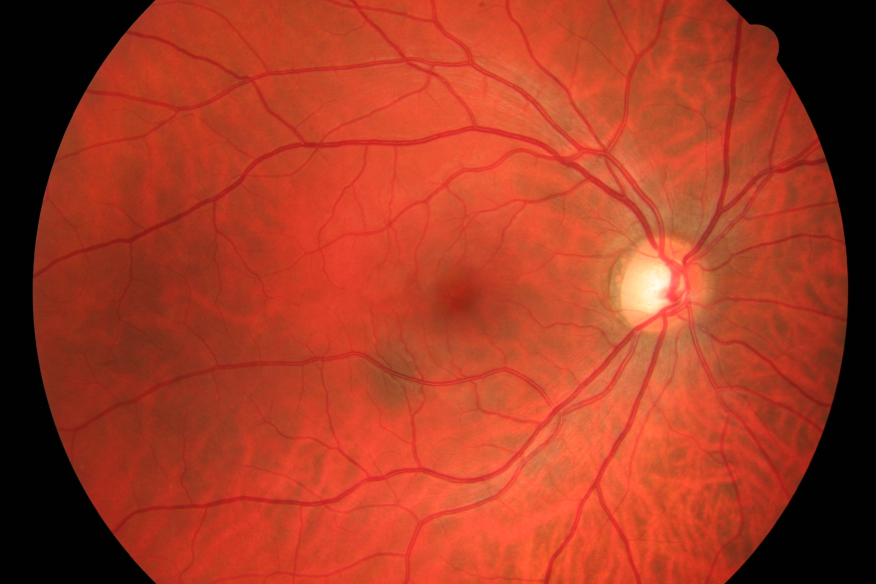
#> input picture Resized/healthy/Resized01_h.jpg, 1752 x 1168 px, given in place of Resized11_h.jpg, which was not available (shown at 1/2 size)
$ python imgPrcs.py
#> lines starting #> are read from the running program, lines starting #| are printed output that depends on the picture; after the words box and inside, x2 and y2 are one past the last pixel; in counts of white or black regions, pixels touching at a corner belong together; pictures that were not available may be replaced by others from this repository, and a replacement may not be noted
import cv2
import numpy as np


healthyFolder = 'Resized/healthy/'
files = ['Resized11_h', 'Resized12_h', 'Resized13_h', 'Resized14_h', 'Resized15_h']

for file in files:
    image = cv2.imread(healthyFolder + file + '.jpg')
#> image is the input picture: shape (1168, 1752, 3); mean B, G, R 35.3, 58.2, 165.5
    b, g, r = cv2.split(image)
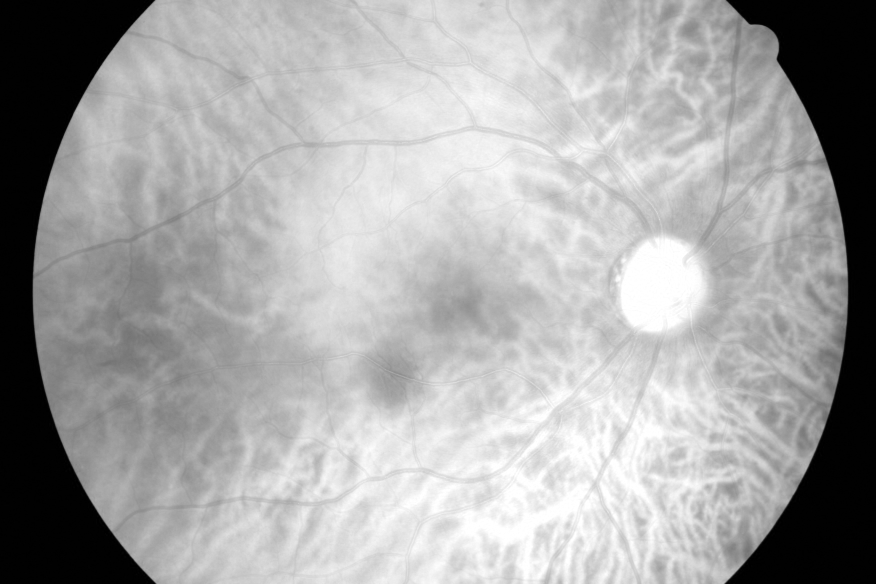
#> r: shape (1168, 1752) (shown at 1/2 size); min 0, max 255, mean 165.5
    clahe = cv2.createCLAHE(clipLimit=2.0, tileGridSize=(8, 8))
    enhanced = clahe.apply(g)
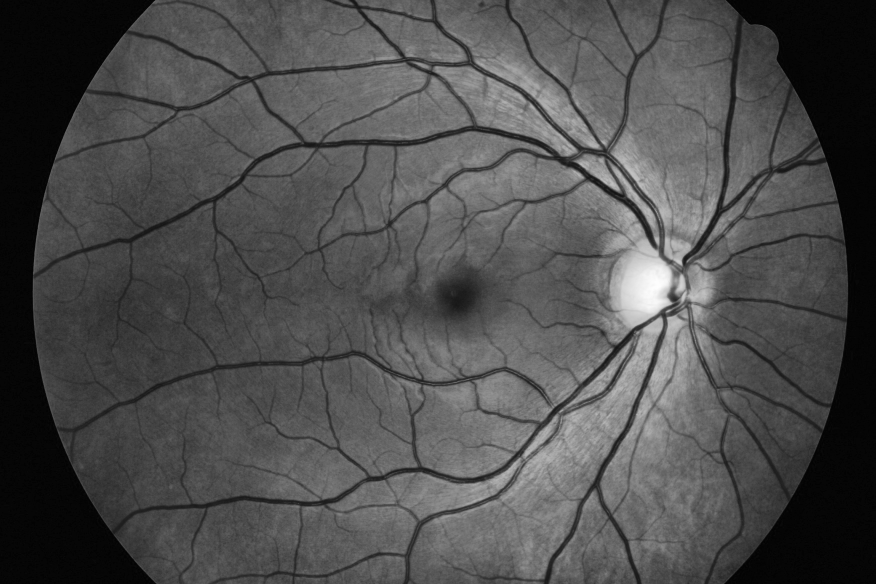
#> enhanced: shape (1168, 1752) (shown at 1/2 size); min 3, max 254, mean 77.3
    cv2.imwrite('results/' + file + '/Clahe.jpg', enhanced)
    image_enhanced = cv2.equalizeHist(enhanced)
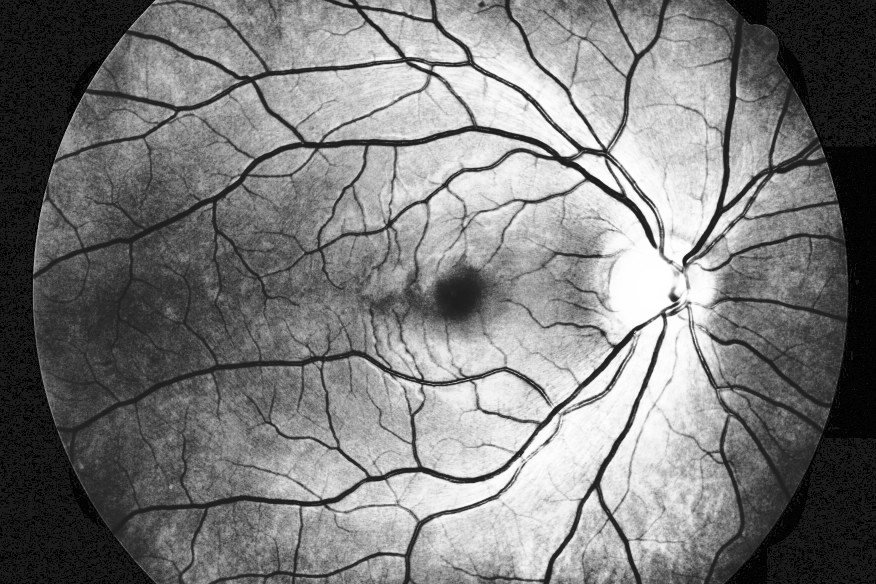
#> image_enhanced: shape (1168, 1752) (shown at 1/2 size); min 0, max 255, mean 123.4
    cv2.imwrite('results/' + file + '/Equalized.jpg', image_enhanced)
    tophat1 = cv2.morphologyEx(image_enhanced, cv2.MORPH_BLACKHAT, cv2.getStructuringElement(cv2.MORPH_ELLIPSE, (17, 17)))
    tophat2 = cv2.morphologyEx(enhanced, cv2.MORPH_BLACKHAT, cv2.getStructuringElement(cv2.MORPH_ELLIPSE, (27, 27)))
    cv2.imwrite('results/' + file + '/Tophat1.jpg', tophat1)
    cv2.imwrite('results/' + file + '/Tophat2.jpg', tophat2)
    dd1 = clahe.apply(tophat1)
    dd2 = clahe.apply(tophat2)
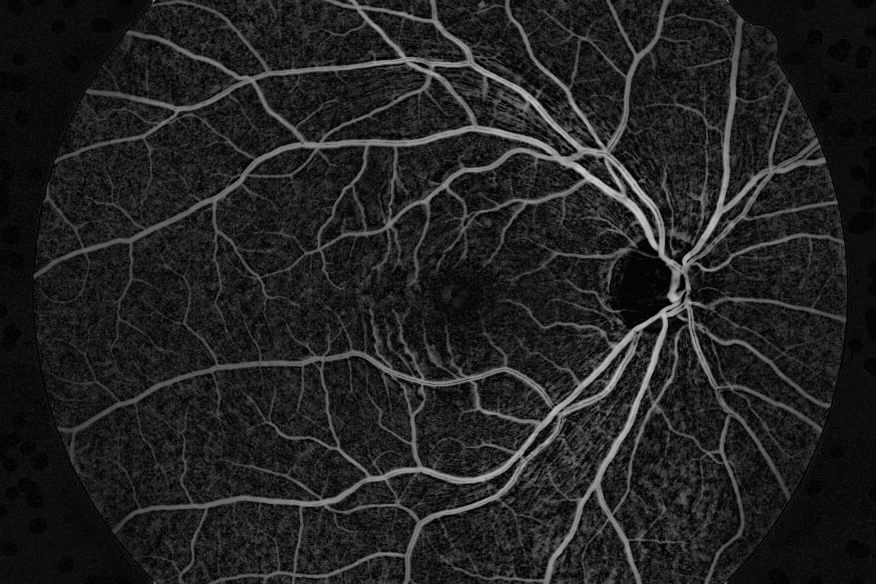
#> dd2: shape (1168, 1752) (shown at 1/2 size); min 2, max 205, mean 33.7
    cv2.imwrite('results/' + file + '/dd1.jpg', dd1)
    cv2.imwrite('results/' + file + '/dd2.jpg', dd2)
    blur1 = cv2.morphologyEx(tophat1, cv2.MORPH_OPEN, cv2.getStructuringElement(cv2.MORPH_ELLIPSE, (7, 7)))
    blur2 = cv2.morphologyEx(tophat2, cv2.MORPH_OPEN, cv2.getStructuringElement(cv2.MORPH_ELLIPSE, (7, 7)))
    cv2.imwrite('results/' + file + '/Open1.jpg', blur1)
    cv2.imwrite('results/' + file + '/Open2.jpg', blur2)
    blur1 = cv2.morphologyEx(blur1, cv2.MORPH_CLOSE, cv2.getStructuringElement(cv2.MORPH_ELLIPSE, (9, 9)))
    blur2 = cv2.morphologyEx(blur2, cv2.MORPH_CLOSE, cv2.getStructuringElement(cv2.MORPH_ELLIPSE, (9, 9)))
    cv2.imwrite('results/' + file + '/Close1.jpg', blur1)
    cv2.imwrite('results/' + file + '/Close2.jpg', blur2)
    _, t1 = cv2.threshold(dd1, 110, 255, cv2.THRESH_BINARY)
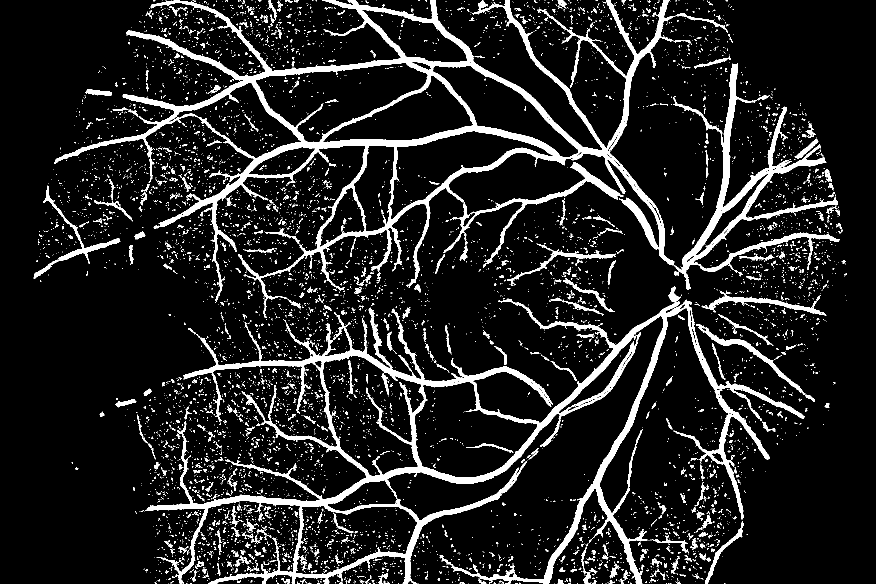
#> t1: shape (1168, 1752) (shown at 1/2 size); 11.5% white; 7403 white regions (6787 under 20 px), largest, box (x1, y1, x2, y2) and area: (108, 0, 1456, 636) 75261, (290, 597, 1610, 1168) 72312, (1346, 126, 1680, 580) 17295
    _, t2 = cv2.threshold(dd2, 60, 255, cv2.THRESH_BINARY)
#> t2: shape (1168, 1752); 12.7% white; 4564 white regions (4124 under 20 px), largest, box (x1, y1, x2, y2) and area: (67, 0, 1692, 1168) 209415, (1070, 488, 1268, 586) 2122, (1321, 325, 1382, 512) 1580
    cv2.imwrite('results/' + file + '/Tresh1.jpg', t1)
    cv2.imwrite('results/' + file + '/Tresh2.jpg', t2)
    blur1 = cv2.medianBlur(t1, 5)
#> blur1: shape (1168, 1752); 10% white; 999 white regions (617 under 20 px), largest, box (x1, y1, x2, y2) and area: (109, 0, 1348, 612) 71078, (294, 574, 1609, 1168) 69255, (1351, 128, 1678, 579) 16690
    blur2 = cv2.medianBlur(t2, 5)
#> blur2: shape (1168, 1752); 11.7% white; 710 white regions (414 under 20 px)
    cv2.imwrite('results/' + file + '/Blur1.jpg', blur1)
    cv2.imwrite('results/' + file + '/Blur2.jpg', blur2)
    mask1 = np.ones(blur1.shape[:2], dtype="uint8") * 255
    contours1, hierarchy1 = cv2.findContours(blur1.copy(), cv2.RETR_LIST, cv2.CHAIN_APPROX_SIMPLE)
#> contours1 = 1036 contours, 754 with area under 20; largest, box (x1, y1, x2, y2) and area: (109, 0, 1348, 612) 180794, (294, 574, 1609, 1168) 148814, (645, 711, 849, 953) 32606, (828, 762, 1076, 956) 30196, (511, 124, 856, 286) 29930
    for cnt in contours1:
        if cv2.contourArea(cnt) <= 150:
            cv2.drawContours(mask1, [cnt], -1, 0, -1)
#> this loop made 1036 passes
#> cnt on passes 1 to 3: [[1260, 1167], [1262, 1167]], [[1008, 1167]], [[636, 1167], [637, 1167]]
#> mask1: shape (1168, 1752); 98.9% white; 979 black regions (625 under 20 px), largest, box (x1, y1, x2, y2) and area: (1105, 724, 1153, 761) 195, (891, 653, 902, 705) 193, (537, 0, 553, 36) 184
    im1 = cv2.bitwise_and(blur1, blur1, mask=mask1)
#> im1: shape (1168, 1752); 8.8% white; 37 white regions
    cv2.imwrite('results/' + file + '/Cont1.jpg', im1)
    mask2 = np.ones(blur2.shape[:2], dtype="uint8") * 255
    contours2, hierarchy2 = cv2.findContours(blur2.copy(), cv2.RETR_LIST, cv2.CHAIN_APPROX_SIMPLE)
#> contours2 = 755 contours, 499 with area under 20; largest, box (x1, y1, x2, y2) and area: (68, 0, 1692, 1168) 468056, (645, 710, 849, 952) 32239, (511, 125, 853, 286) 29578, (828, 763, 1070, 955) 28528, (590, 1011, 834, 1151) 24156
    for cnt in contours2:
        if cv2.contourArea(cnt) <= 150:
            cv2.drawContours(mask2, [cnt], -1, 0, -1)
#> this loop made 755 passes
#> cnt on passes 1 to 3: [[1375, 1167], [1377, 1167]], [[1357, 1167]], [[1188, 1166], [1187, 1167], [1190, 1167], [1190, 1166]]
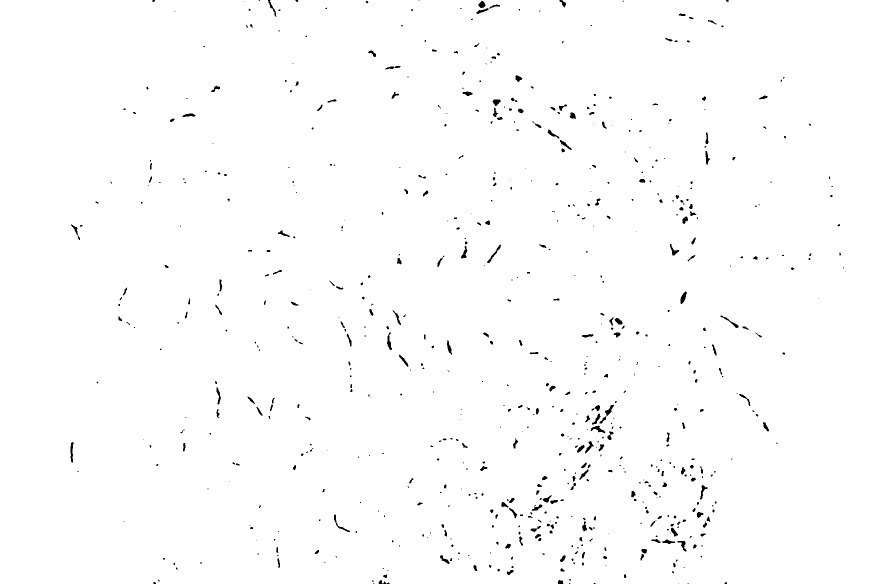
#> mask2: shape (1168, 1752) (shown at 1/2 size); 99% white; 694 black regions (418 under 20 px), largest, box (x1, y1, x2, y2) and area: (1181, 851, 1211, 867) 181, (1361, 583, 1374, 608) 176, (141, 884, 148, 925) 170
    im2 = cv2.bitwise_and(blur2, blur2, mask=mask2)
#> im2: shape (1168, 1752); 10.7% white; 29 white regions, largest, box (x1, y1, x2, y2) and area: (68, 0, 1692, 1168) 205663, (1074, 494, 1264, 583) 2004, (1322, 328, 1382, 485) 1429
    cv2.imwrite('results/' + file + '/Cont2.jpg', im2)
    final1 = cv2.add(im1, im2)
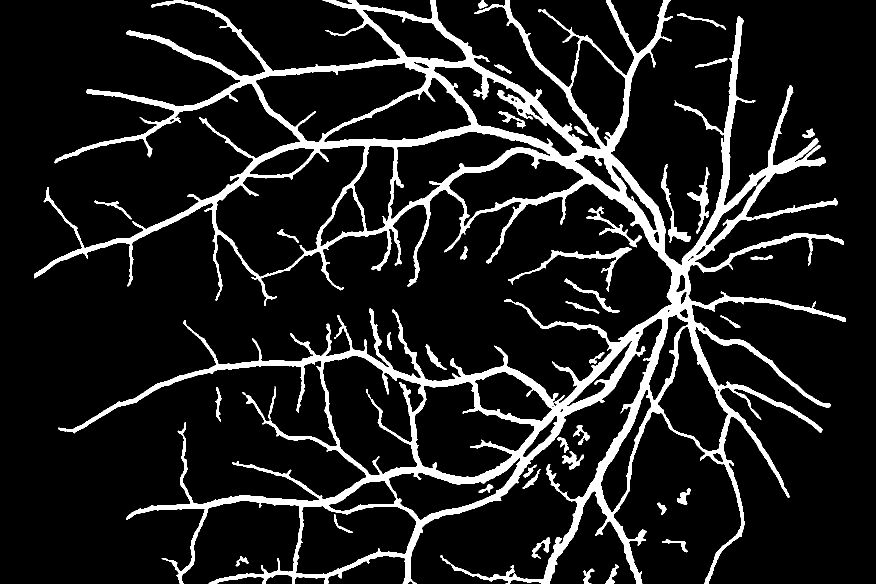
#> final1: shape (1168, 1752) (shown at 1/2 size); 11.5% white; 39 white regions, largest, box (x1, y1, x2, y2) and area: (68, 0, 1692, 1168) 218484, (1016, 494, 1264, 583) 2429, (1322, 328, 1382, 485) 1429
    cv2.imwrite('results/' + file + '/' + file + 'Final1.jpg', final1)
#> pass 2 of the loop `for file in files:`:
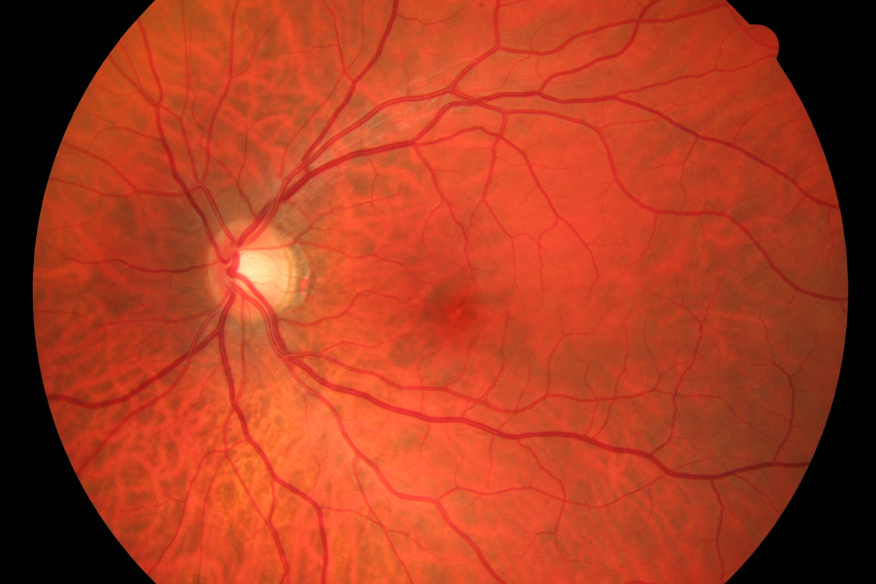
#> input picture Resized/healthy/Resized02_h.jpg, 1752 x 1168 px, given in place of Resized12_h.jpg, which was not available (shown at 1/2 size)
#> image is the input picture: shape (1168, 1752, 3); mean B, G, R 32.8, 60, 169.5
#> t1: shape (1168, 1752); 14.4% white; 8218 white regions (7250 under 20 px), largest, box (x1, y1, x2, y2) and area: (556, 0, 1660, 754) 81860, (494, 545, 1541, 1161) 63025, (98, 0, 621, 548) 32111
#> t2: shape (1168, 1752); 14.7% white; 5447 white regions (4896 under 20 px), largest, box (x1, y1, x2, y2) and area: (68, 0, 1640, 1168) 155870, (496, 0, 1694, 630) 90426, (590, 536, 635, 609) 1208
#> contours1 = 1543 contours, 1070 with area under 20; largest, box (x1, y1, x2, y2) and area: (210, 564, 1540, 1160) 174944, (557, 0, 1659, 753) 171305, (574, 709, 985, 998) 54275, (117, 0, 619, 547) 48411, (615, 46, 1271, 345) 41638
#> the loop `for cnt in contours1:` made 1543 passes
#> cnt on passes 1 to 3: [[931, 1167], [933, 1167]], [[913, 1167], [914, 1167]], [[803, 1167], [807, 1167]]
#> im1: shape (1168, 1752); 10.5% white; 39 white regions (1 under 20 px)
#> contours2 = 970 contours, 642 with area under 20; largest, box (x1, y1, x2, y2) and area: (75, 0, 1630, 1168) 329334, (497, 0, 1694, 628) 225536, (478, 600, 737, 1031) 43102, (599, 745, 985, 997) 37958, (1363, 279, 1607, 482) 27950
#> the loop `for cnt in contours2:` made 970 passes
#> cnt on passes 1 to 3: [[835, 1167], [836, 1167]], [[1059, 1166], [1059, 1167], [1062, 1167], [1062, 1166]], [[846, 1166], [845, 1167], [848, 1167], [847, 1166]]
#> after the loop `for cnt in contours2:`:
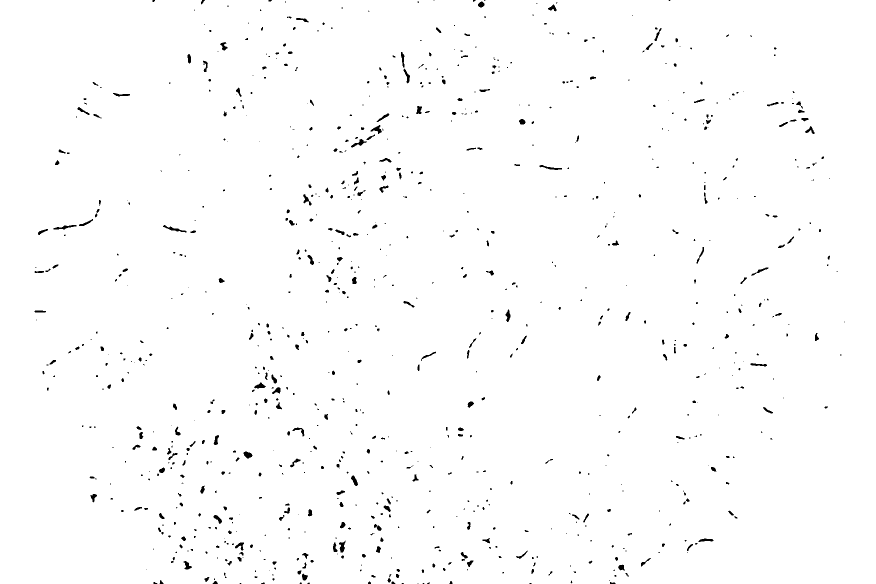
#> mask2: shape (1168, 1752) (shown at 1/2 size); 98.8% white; 900 black regions (539 under 20 px), largest, box (x1, y1, x2, y2) and area: (326, 450, 373, 465) 197, (107, 450, 153, 459) 189, (702, 278, 733, 295) 182
#> im2: shape (1168, 1752); 12.2% white; 34 white regions (1 under 20 px), largest, box (x1, y1, x2, y2) and area: (75, 0, 1630, 1168) 150446, (497, 0, 1694, 628) 87935, (612, 893, 658, 981) 1217
#> `final1 = cv2.add(im1, im2)`:
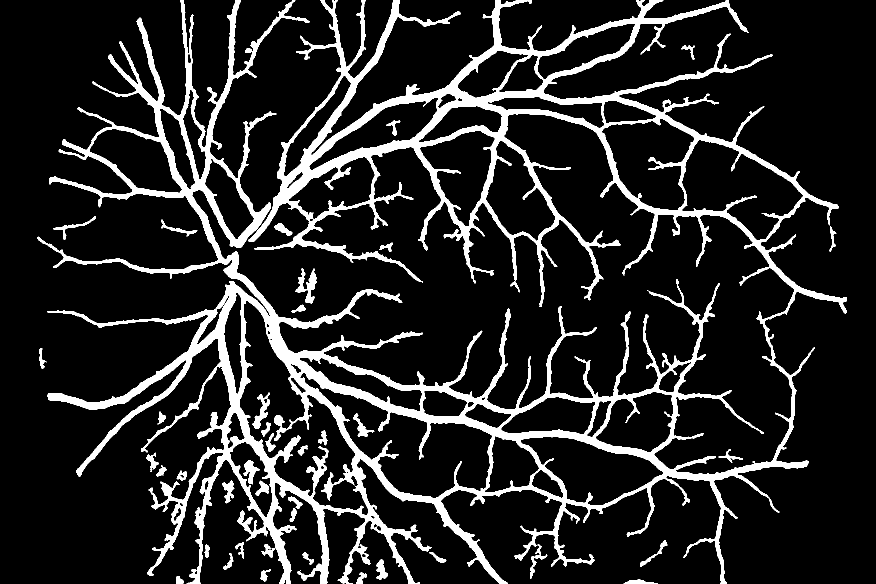
#> final1: shape (1168, 1752) (shown at 1/2 size); 13.6% white; 43 white regions (2 under 20 px), largest, box (x1, y1, x2, y2) and area: (75, 0, 1694, 1168) 262577, (612, 893, 658, 981) 1217, (590, 536, 633, 607) 1202
#> (the run stopped early here; a loop or call above may not have finished)
